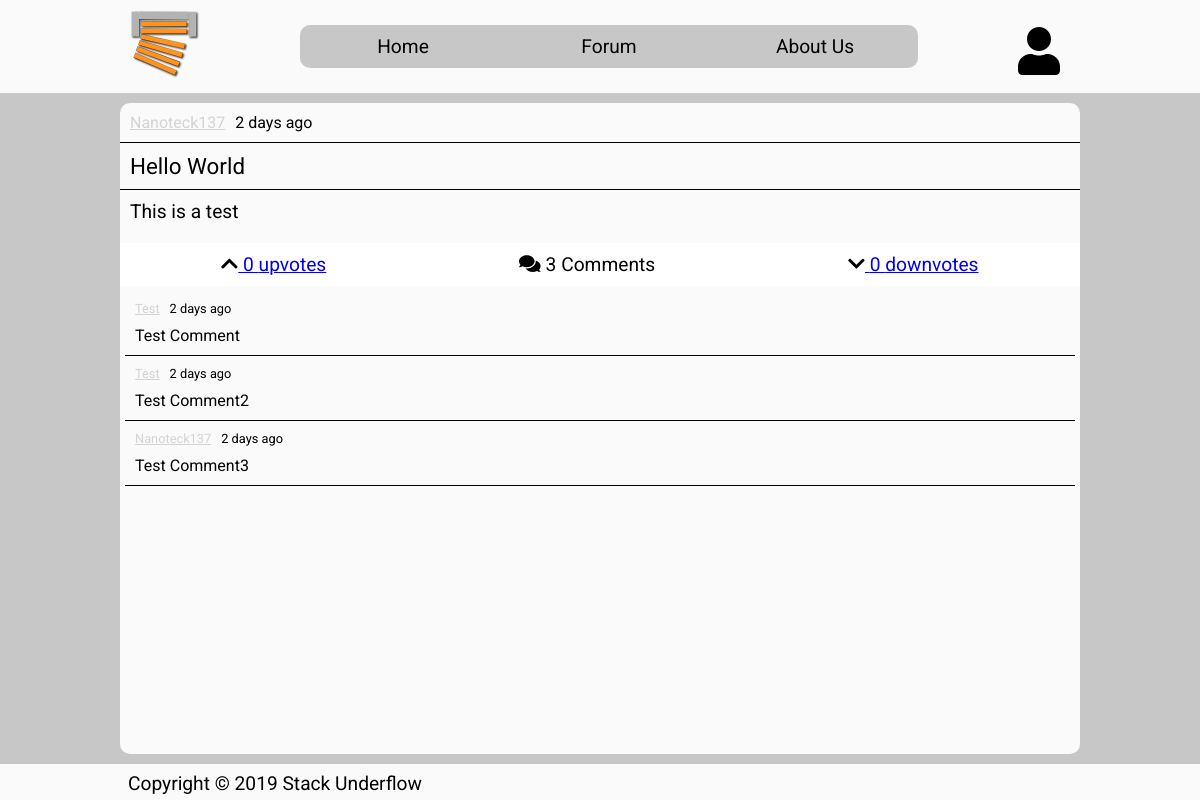
/view_post.php?p=1, run on the app's committed database.
### tables this page shows
CREATE TABLE users(
    uID int(8) PRIMARY KEY AUTO_INCREMENT,
    uName varchar (32) NOT NULL,
    uUsername varchar (64) NOT NULL,
    uEmail varchar (64) NOT NULL,
    uPassword varchar (64) NOT NULL,
    uBirthdate datetime NOT NULL,
    uCreatedDate datetime NOT NULL default CURRENT_TIMESTAMP,
    uUserType ENUM ('member', 'moderator', 'admin') NOT NULL DEFAULT 'member',
    uSignature varchar(32) DEFAULT "",
    uProfilePicture varchar(128) NOT NULL DEFAULT 'default_pic.png',
    uTheme ENUM('light', 'dark') NOT NULL DEFAULT 'light'
);

CREATE TABLE forum_posts (
    pID int(8) PRIMARY KEY AUTO_INCREMENT,
    pTitle varchar(64) NOT NULL,
    pContent mediumtext NOT NULL,
    
    pAuthor int(8),
    FOREIGN KEY(pAuthor) REFERENCES users(uID),

    pCreatedDate datetime NOT NULL DEFAULT CURRENT_TIMESTAMP
);

CREATE TABLE forum_comments (
    cID int(8) PRIMARY KEY AUTO_INCREMENT,
    
    cPostID int(8),
    FOREIGN KEY(cPostID) REFERENCES forum_posts(pID),
    
    cContent mediumtext NOT NULL,
    
    cAuthor int(8),
    FOREIGN KEY(cAuthor) REFERENCES users(uID),

    cCreatedDate datetime NOT NULL default CURRENT_TIMESTAMP
);

### private/api/forum.php (called while the page is built, shortened)
<?php
class Comment
{
    private function __construct(int $id,
                                Post $post,
                                string $content,
                                AuthUser $author,
                                string $createdDate)
    {
        $this->content = $content;
        $this->author = $author;
        $this->createdDate = $createdDate;
    }
    public static function CreateForPost(Auth $auth, Post $post, $row)
    {
        $user = $auth->GetUserById($row["cAuthor"]);
        return new Comment(
            $row["cID"],
            $post,
            $row["cContent"],
            $user,
            $row["cCreatedDate"]
        );
    }
}
class Post
{
    public $database;
    public $auth;
    public $id;
    private function __construct(Database $database,
                                Auth $auth,
                                int $id,
                                string $title,
                                string $content,
                                AuthUser $author,
                                string $createdDate)
    {
        $this->database = $database;
        $this->auth = $auth;
        $this->id = $id;
        $this->title = $title;
        $this->content = $content;
        $this->author = $author;
        $this->createdDate = $createdDate;
    }
    public function GetUpvotesCount(): int
    {
        $postID = $this->id;
        $query = "SELECT * FROM forum_post_rate WHERE upValue=1 AND upPost=$postID";
        $result = $this->database->Query($query);
        return $result->GetNumRows();
    }
    public function GetDownvotesCount(): int
    {
        $postID = $this->id;
        $query = "SELECT * FROM forum_post_rate WHERE upValue=-1 AND upPost=$postID";
        $result = $this->database->Query($query);
        return $result->GetNumRows();
    }
    public function GetAllComments(): array
    {
        $comments = array();
        $postID = $this->id;
        $query = "SELECT * FROM forum_comments WHERE forum_comments.cPostID=$postID ORDER BY forum_comments.cCreatedDate";
        $result = $this->database->Query($query);
        for($i = 0; $i < $result->GetNumRows(); $i++)
        {
            $row = $result->GetRow($i);
            $comment = Comment::CreateForPost($this->auth, $this, $row);
            array_push($comments, $comment);
        }
        return $comments;
    }
    public static function CreateFromRow(Database $database, Auth $auth, $row): Post
    {
        $user = $auth->GetUserById($row["pAuthor"]);
        return new Post(
            $database,
            $auth,
            $row["pID"],
            $row["pTitle"],
            $row["pContent"],
            $user,
            $row["pCreatedDate"]
        );
    }
}
class Forum
{
    private $database;
    private $auth;
    public function __construct(Database $database, Auth $auth)
    {
        $this->database = $database;
        $this->auth = $auth;
    }
    public function GetPostById(int $id): ?Post
    {
        $query = "SELECT * FROM forum_posts WHERE pID=$id ORDER BY forum_posts.pCreatedDate DESC";
        $result = $this->database->Query($query);
        if($result->GetNumRows() === 1)
        {
            $row = $result->GetRow(0);
            return Post::CreateFromRow($this->database, $this->auth, $row);
        }
        else
        {
            throw new ForumPostNotFoundException();
        }
    }
}
?>

### private/api/auth.php (called while the page is built, shortened)
<?php
class AuthUser
{
    public function __construct(Database $database,
                                int $id,
                                string $name,
                                string $username,
                                string $email,
                                string $password,
                                string $birthdate,
                                string $createdDate,
                                string $type,
                                string $signature,
                                string $profilePicture,
                                string $theme)
    {
        $this->id = $id;
        $this->username = $username;
    }
    public static function CreateFromRow($database, $row): AuthUser
    {
        return new AuthUser(
            $database,
            $row["uID"],
            $row["uName"],
            $row["uUsername"],
            $row["uEmail"],
            $row["uPassword"],
            $row["uBirthdate"],
            $row["uCreatedDate"],
            $row["uUserType"],
            $row["uSignature"],
            $row["uProfilePicture"],
            $row["uTheme"]
        );
    }
}
class Auth
{
    public $database;
    public function __construct(Database $database)
    {
        $this->database = $database;
    }
    public function GetUserById(int $id): ?AuthUser
    {
        $query = "SELECT * FROM users WHERE uID=$id";
        try {
            $result = $this->database->Query($query);
            if($result->GetNumRows() === 1)
            {
                $row = $result->GetRow(0);
                return AuthUser::CreateFromRow($this->database, $row);
            }
            else
            {
                throw new AuthUserNotFoundException("User not found with id '$id'");
            }
        }
        catch(Exception $e)
        {
            throw new AuthUserNotFoundException("User not found with id '$id'");
        }
        return null;
    }
}
?>

### private/api/database.php (called while the page is built, shortened)
<?php
class DatabaseResult
{
    private $rows;
    private $numRows;
    public function __construct(array $rows, int $numRows)
    {
        $this->rows = $rows;
        $this->numRows = $numRows;
    }
    public function GetNumRows(): int
    {
        return $this->numRows;
    }
    public function GetRow(int $index)
    {
        return $this->rows[$index];
    }
}
class Database
{
    private $connection;
    public function __construct()
    {
        $this->connection = new mysqli("localhost", "root", "", "stackunderflow");
    }
    public function Query(string $query)
    {
        $result = $this->connection->query($query);
        if(is_bool($result))
        {
            return new DatabaseResult(array(), 0);
        }
        else
        {
            return new DatabaseResult($result->fetch_all(MYSQLI_BOTH), $result->num_rows);
        }
        return null;
    }
}
?>

### private/common.php (called while the page is built, shortened)
<?php
require_once("private/api/database.php");
require_once("private/api/auth.php");
require_once("private/api/forum.php");
function common_start()
{
    $database = new Database();
    $auth = new Auth($database);
    $forum = new Forum($database, $auth);
}
function format_time($time)
{
    $time = time() - $time;
    $time = ($time < 1) ? 1 : $time;
    $tokens = array(
        31536000 => 'year',
        2592000 => 'month',
        604800 => 'week',
        86400 => 'day',
        3600 => 'hour',
        60 => 'minute',
        1 => 'second'
    );
    foreach ($tokens as $unit => $text)
    {
        if ($time < $unit) continue;
        $numberOfUnits = floor($time / $unit);
        return $numberOfUnits . ' ' . $text . (($numberOfUnits > 1) ? 's' : '');
    }
}
function format_time_data($time_data)
{
    return format_time(strtotime($time_data));
}
?>

### view_post.php (the view, shortened to what this page needs)
<?php
    require_once("private/common.php");
?>
<!DOCTYPE html>
<html>
<head>
    <?php include "template/head.php" ?>
    <link rel="stylesheet" href="css/pages/view_post.css">
</head>
<body>
    <?php
        try
        {
            $post = $forum->GetPostById($_GET["p"]);
            $comments = $post->GetAllComments();
        }
        catch(Exception $e)
        {
            header("location: index.php");
            exit();
        }
    ?>
    <div id="container">
        <?php include "template/header.php" ?>
        <main>
            <div id="view-post-author">
                <a href="view_profile.php"><?php echo $post->author->username; ?></a>
                <p><?php echo format_time_data($post->createdDate); ?> ago</p>
            </div>
            <p id="view-post-title"><?php echo $post->title; ?></p>
            <p id="view-post-content"><?php echo $post->content; ?></p>
            <div id="view-post-info">
                <a href="rate.php?r=upvote&p=<?php echo $post->id; ?>"><i class="fas fa-chevron-up"></i>
                    <?php echo $post->GetUpvotesCount(); ?> <span class="view-post-info-text">upvotes</span></a>
                <p><i class="fas fa-comments"></i> <?php echo count($comments); ?> <span
                        class="view-post-info-text">Comments</span></p>
                <a href="rate.php?r=downvote&p=<?php echo $post->id; ?>"><i class="fas fa-chevron-down"></i>
                    <?php echo $post->GetDownvotesCount(); ?> <span class="view-post-info-text">downvotes</span></a>
            </div>
            <div id="view-post-comments">
                <?php
            for($i = 0; $i < count($comments); $i++)
            {
                $comment = $comments[$i];
            ?>
                <div class="view-post-comment">
                    <div class="view-post-comment-author">
                        <a
                            href="view_profile.php?p=<?php echo $comment->author->id?>"><?php echo $comment->author->username; ?></a>
                        <p><?php echo format_time_data($comment->createdDate); ?> ago</p>
                    </div>
                    <p class="view-post-commment-content"><?php echo $comment->content; ?></p>
                </div>
                <?php
            }
            ?>
            </div>
        </main>
        <?php include "template/footer.php" ?>
    </div>
</body>
</html>

### css/common/main.css (style rules this page uses)
* { margin: 0; padding: 0; font-family: 'Roboto', sans-serif; }
p, h1, h2, h3, h4, h5, h6, i, svg { color: var(--primary-background-color-on); }
html,body { height: 100%; min-height: 100%; }
body { background-color: var(--primary-background-color-dark); }
#container { display: flex; min-height: 100vh; flex-direction: column; }
main { display: flex; flex-direction: column; flex: 1; background-color: var(--primary-background-color); }
@media all and (min-width: 960px) { main { width: 960px; margin: 10px auto; border-radius: 10px; } }

### css/pages/view_post.css (style rules this page uses)
#view-post-author { display: flex; flex-direction: row; padding: 10px; }
#view-post-author a { color: lightgray; margin-right: 10px; }
#view-post-title { font-size: 1.4em; padding: 10px; border-top: 1px solid black; }
#view-post-content { font-size: 1.2em; padding: 10px; border-top: 1px solid black; }
#view-post-info { display: flex; flex-direction: row; justify-content: space-around; background-color: var(--primary-background-color-light); font-size: 1.2em; padding: 10px 5px; margin: 10px 0px; margin-bottom: 0px; }
#view-post-info p { color: var(--primary-background-color-light-on); }
#view-post-info svg { color: var(--primary-background-color-light-on); }
.view-post-info-text { display: none; }
#view-post-comments { flex: 1; padding: 5px; }
.view-post-comment { border-bottom: 1px solid black; }
.view-post-comment-author { display: flex; flex-direction: row; padding: 10px; padding-bottom: 0px; font-size: 0.8em; }
.view-post-comment-author a { color: lightgray; margin-right: 10px; overflow: hidden; text-overflow: ellipsis; max-width: 50%; }
.view-post-commment-content { padding: 10px; }
@media all and (min-width: 960px) { .view-post-info-text { display: inline; } }

### data on the page
users: uUsername "Nanoteck137"
forum_posts: pCreatedDate "2 days", pTitle "Hello World", pContent "This is a test"
forum_comments: cAuthor.uUsername "Test", cCreatedDate "2 days", cContent "Test Comment"
forum_comments: cAuthor.uUsername "Test", cCreatedDate "2 days", cContent "Test Comment2"
forum_comments: cAuthor.uUsername "Nanoteck137", cCreatedDate "2 days", cContent "Test Comment3"

### other printed values
$post->GetUpvotesCount() "0"
count($comments) "3"
$post->GetDownvotesCount() "0"
